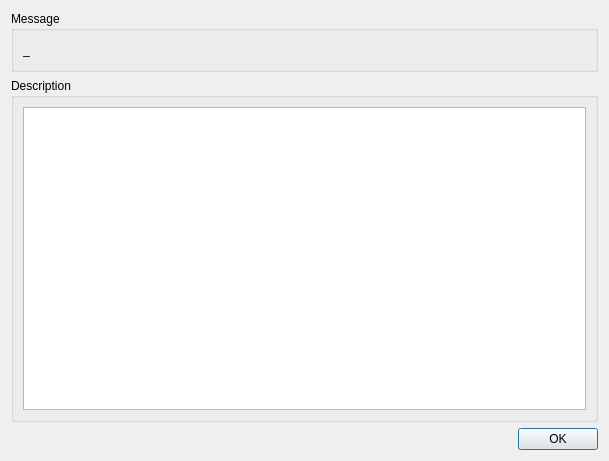
<?xml version="1.0" encoding="UTF-8"?>
<ui version="4.0">
 <class>ErrorDialog</class>
 <widget class="QDialog" name="ErrorDialog">
  <property name="geometry">
   <rect>
    <x>0</x>
    <y>0</y>
    <width>609</width>
    <height>461</height>
   </rect>
  </property>
  <property name="windowTitle">
   <string>Dialog</string>
  </property>
  <layout class="QVBoxLayout" name="verticalLayout">
   <item>
    <widget class="QGroupBox" name="groupBox_2">
     <property name="title">
      <string>Message</string>
     </property>
     <layout class="QHBoxLayout" name="horizontalLayout_2">
      <item>
       <widget class="QLabel" name="message">
        <property name="text">
         <string>_</string>
        </property>
       </widget>
      </item>
      <item>
       <spacer name="horizontalSpacer_2">
        <property name="orientation">
         <enum>Qt::Horizontal</enum>
        </property>
        <property name="sizeHint" stdset="0">
         <size>
          <width>549</width>
          <height>20</height>
         </size>
        </property>
       </spacer>
      </item>
     </layout>
    </widget>
   </item>
   <item>
    <widget class="QGroupBox" name="groupBox">
     <property name="title">
      <string>Description</string>
     </property>
     <layout class="QGridLayout" name="gridLayout">
      <item row="0" column="0">
       <widget class="QTextBrowser" name="description"/>
      </item>
     </layout>
    </widget>
   </item>
   <item>
    <layout class="QHBoxLayout" name="horizontalLayout">
     <item>
      <spacer name="horizontalSpacer">
       <property name="orientation">
        <enum>Qt::Horizontal</enum>
       </property>
       <property name="sizeHint" stdset="0">
        <size>
         <width>40</width>
         <height>20</height>
        </size>
       </property>
      </spacer>
     </item>
     <item>
      <widget class="QPushButton" name="pushButton">
       <property name="text">
        <string>OK</string>
       </property>
      </widget>
     </item>
    </layout>
   </item>
  </layout>
 </widget>
 <resources/>
 <connections>
  <connection>
   <sender>pushButton</sender>
   <signal>clicked()</signal>
   <receiver>ErrorDialog</receiver>
   <slot>accept()</slot>
   <hints>
    <hint type="sourcelabel">
     <x>555</x>
     <y>435</y>
    </hint>
    <hint type="destinationlabel">
     <x>394</x>
     <y>425</y>
    </hint>
   </hints>
  </connection>
 </connections>
</ui>
